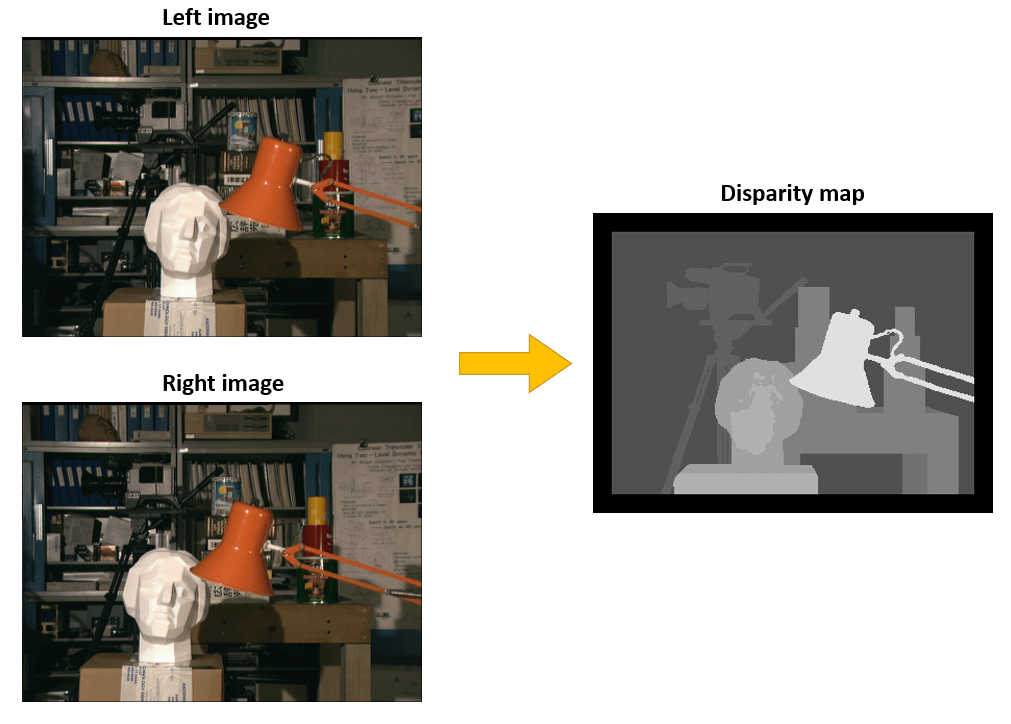
#> input picture fig1.webp, 1011 x 724 px, found by its file name
$ jupyter execute task8_2.ipynb   (older library calls are emulated)
#> lines starting #> are read from the running program, lines starting #| are printed output that depends on the picture
# The Block Matching

The Block Matching block estimates motion between two images or two video frames by comparing blocks of pixels.

The provided code employs OpenCV's StereoBM algorithm to generate a depth map from a pair of stereo images. The result will be a window showing the disparity map.

The disparity map showcases the pixel coordinate discrepancies between the left and right images. Areas with darker shades signify objects situat
ed farther away, whereas lighter areas indicate objects that are closer in proximity.

**Why we need two images?**

In stereo vision, two images are used because they provide different perspectives of the same scene, much like how our left and right eyes perceive depth. This allows the system to triangulate and estimate the 3D positions of objects in the scene.

- **Depth Perception**: By comparing the differences between corresponding points in the left and right images, a system can estimate the depth or distance of objects in the scene.

- **Triangulation**: When you have two images and the corresponding points in each image, you can use triangulation techniques to calculate the 3D coordinates of points in the scene.

[cell 1]
from PIL import Image
import numpy as np
import cv2
import matplotlib.pyplot as plt

[cell 2]
image_path = r'C:\Users\yarry\Desktop\Summer 2023\MIA phase 1 tasks\phase 2\task8\part2\fig1.webp'
img = Image.open(image_path)
#> img is the input picture: PIL image 1011x724 RGB; mean R, G, B 167.5, 164.8, 160
img

[cell 3]
# Load left and right stereo images
left_image = cv2.cvtColor(cv2.imread('left_image.png'), cv2.COLOR_BGR2GRAY)  # Load in grayscale
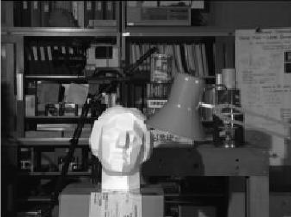
#> input picture left_image.png, 291 x 217 px
#> left_image: shape (217, 291); min 0, max 255, mean 69.3
right_image = cv2.cvtColor(cv2.imread('right_image.png'), cv2.COLOR_BGR2GRAY)
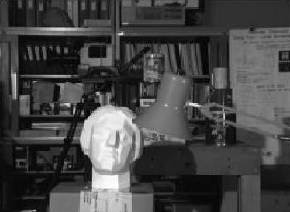
#> input picture right_image.png, 290 x 212 px
#> right_image: shape (212, 290); min 0, max 255, mean 69.4

[cell 4]
print("Left Image Shape:", left_image.shape)
#| Left Image Shape: (217, 291)
print("Right Image Shape:", right_image.shape)
#| Right Image Shape: (212, 290)
left_image_cropped = left_image[:212, :290]
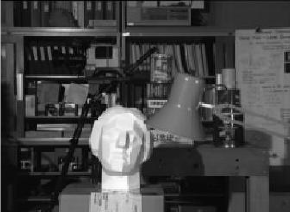
#> left_image_cropped: shape (212, 290); min 0, max 255, mean 69
print("Left Image Shape:", left_image_cropped.shape)
#| Left Image Shape: (212, 290)

[cell 5]
stereo = cv2.StereoSGBM_create(minDisparity=0, numDisparities=15, blockSize=15)

# Compute disparity map

disparity = stereo.compute(left_image_cropped, right_image)
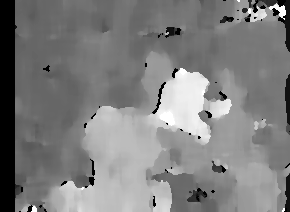
#> disparity: shape (212, 290) int16; min -16, max 224, mean 103.4; drawn with min black and max white

# Normalize the disparity map for display
disparity_normalized = cv2.normalize(disparity, None, alpha=0, beta=255, norm_type=cv2.NORM_MINMAX, dtype=cv2.CV_8U)
